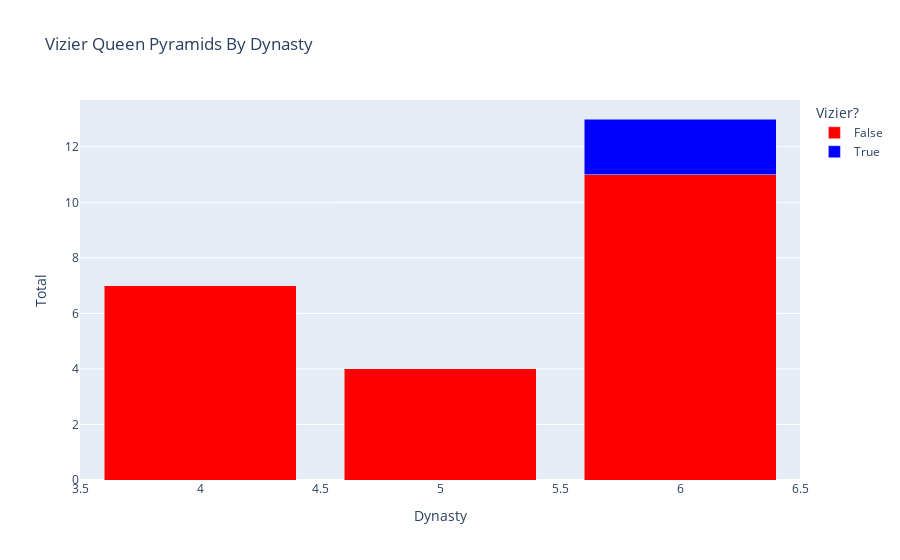

Notebook code for this chart:
### Code cell
queens = temp[temp['royal_status'] == 'Queen']
queen_data = queens[['pyramid_owner', 'dynasty', 'royal_status', 'daughter_of', 'royal_mother_title', 'likely_wife', 'wife_title', 'vizier', 'regent', 'relationship_to_king', 'height']]
queen_data['dynasty'] = queen_data['dynasty'].astype(int)

by_dyn = queen_data.groupby('dynasty', as_index=False)

'''fig_3d = px.scatter_3d(
    queen_data,
    x='vizier',
    y='likely_wife',
    z='regent',
    color='royal_mother_title'
)'''

# FACET is the word you keep looking for

vizier_dyn = queen_data.groupby('dynasty', as_index=False)['vizier'].value_counts()
fig = px.bar(
    vizier_dyn,
    x='dynasty',
    y='count',
    color='vizier',
    color_discrete_sequence=['red', 'blue'],
    barmode='stack',
    labels={
        'dynasty': 'Dynasty',
        'count': 'Total',
        'vizier': 'Vizier?'
    },
    title='Vizier Queen Pyramids By Dynasty'
)

fig.show()

### Figure 1 — Plotly figure (JSON) as saved in the notebook; plotly's stock layout.template omitted (floating-point values rounded to 4 significant figures)
{"data": [{"alignmentgroup": "True", "hovertemplate": "Vizier?=False<br>Dynasty=%{x}<br>Total=%{y}<extra></extra>", "legendgroup": "False", "marker": {"color": "red", "pattern": {"shape": ""}}, "name": "False", "offsetgroup": "False", "orientation": "v", "showlegend": true, "textposition": "auto", "type": "bar", "x": [4, 5, 6], "xaxis": "x", "y": [7, 4, 11], "yaxis": "y"}, {"alignmentgroup": "True", "hovertemplate": "Vizier?=True<br>Dynasty=%{x}<br>Total=%{y}<extra></extra>", "legendgroup": "True", "marker": {"color": "blue", "pattern": {"shape": ""}}, "name": "True", "offsetgroup": "True", "orientation": "v", "showlegend": true, "textposition": "auto", "type": "bar", "x": [6], "xaxis": "x", "y": [2], "yaxis": "y"}], "layout": {"barmode": "stack", "legend": {"title": {"text": "Vizier?"}, "tracegroupgap": 0}, "title": {"text": "Vizier Queen Pyramids By Dynasty"}, "xaxis": {"anchor": "y", "domain": [0, 1], "title": {"text": "Dynasty"}}, "yaxis": {"anchor": "x", "domain": [0, 1], "title": {"text": "Total"}}}}
